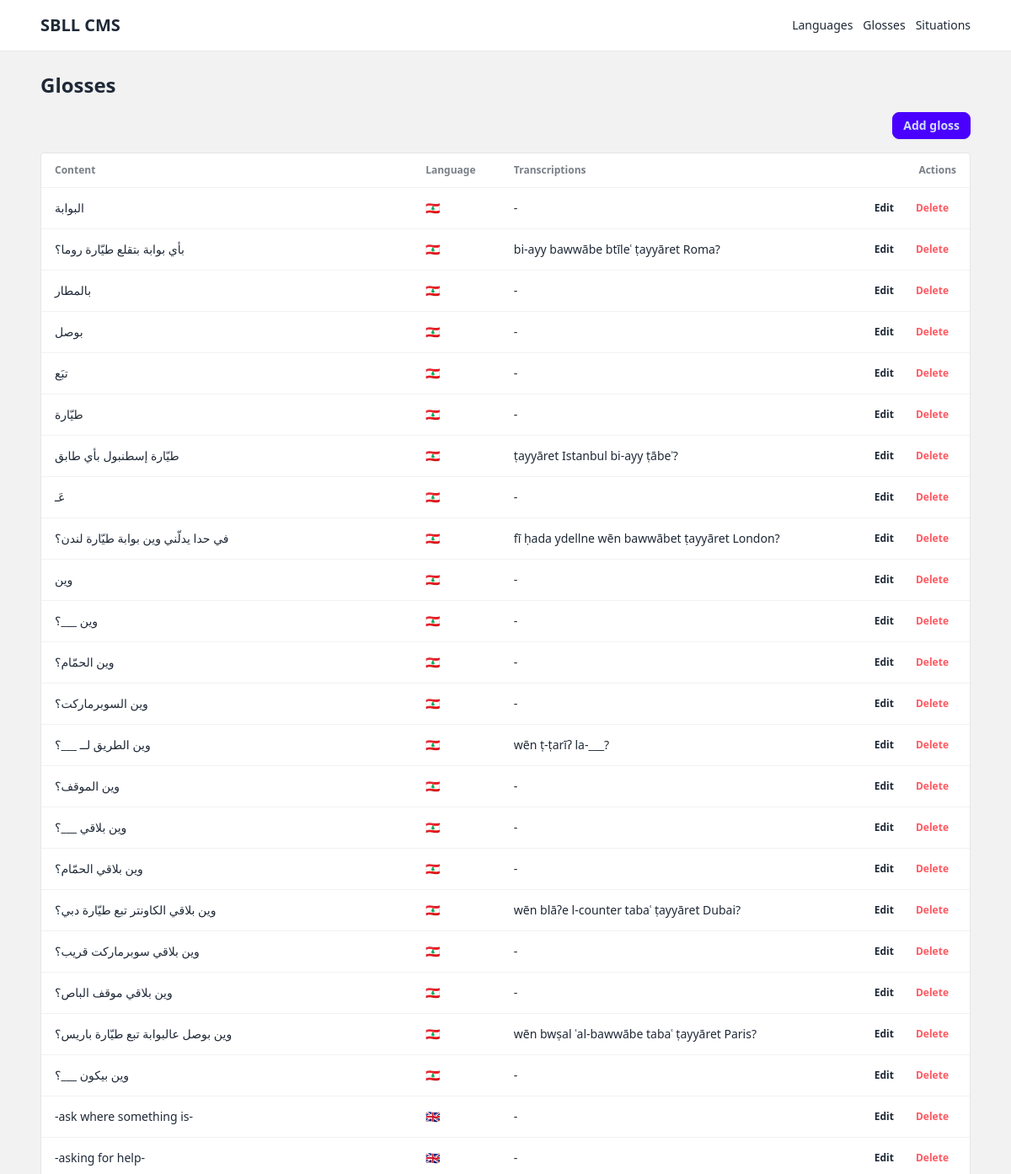
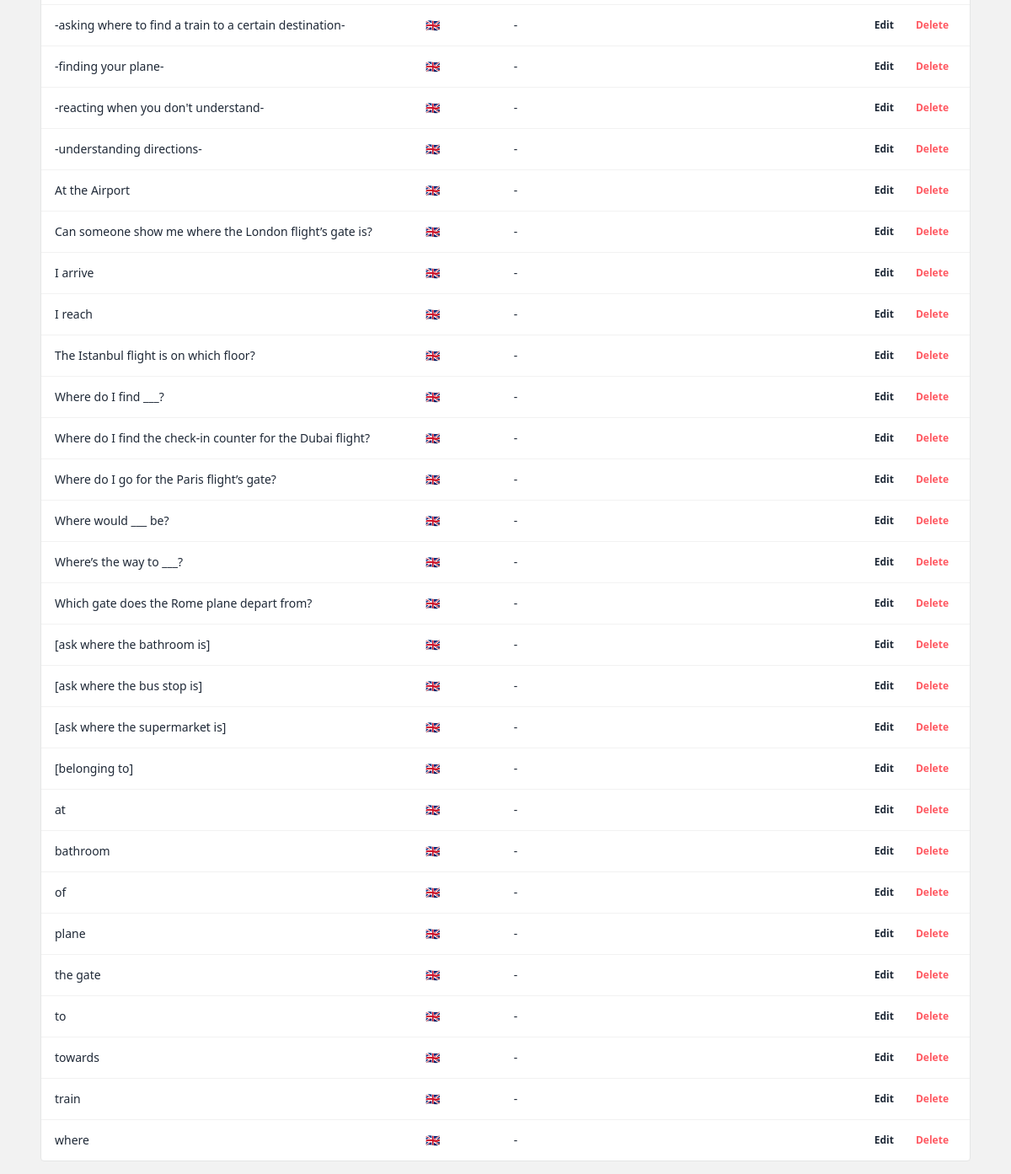
Page /glosses/ on the earlier database version (2 pictures, top to bottom).
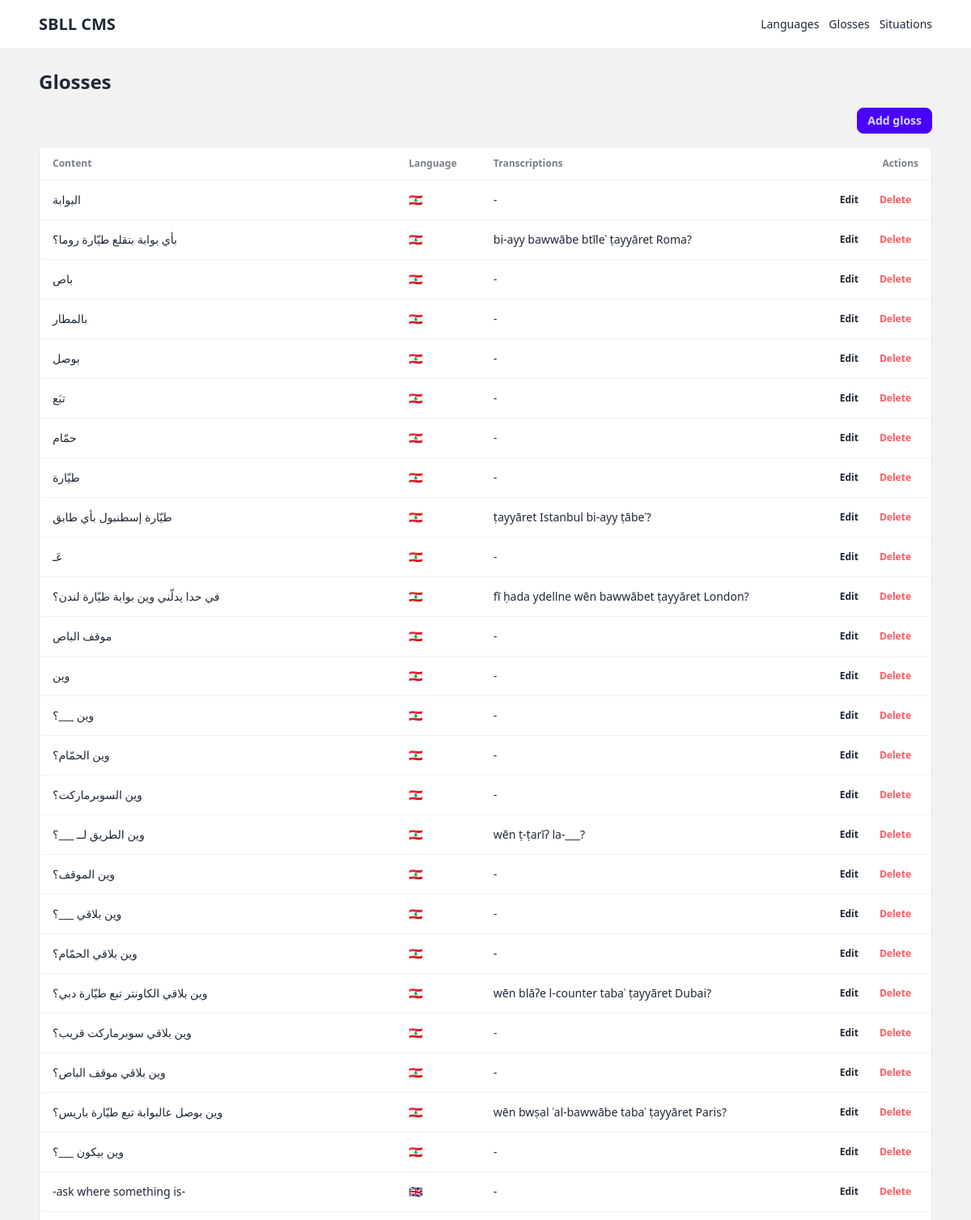
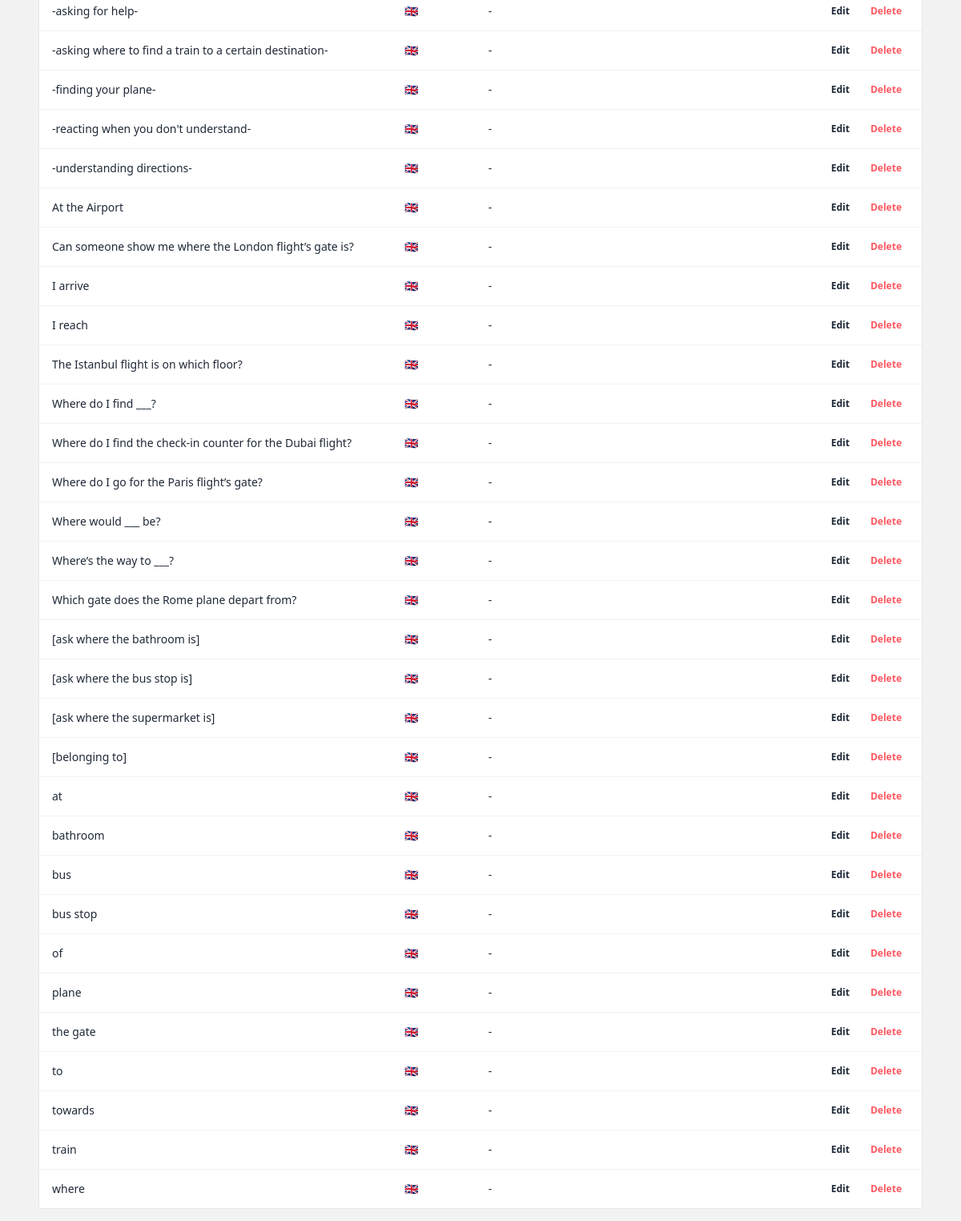
Same page on the later database version (2 pictures, top to bottom).
### cms/models/gloss.py (models this page shows, shortened)
class Gloss(models.Model):
    content = models.TextField()
    language = models.ForeignKey("Language", on_delete=models.CASCADE)
    transcriptions = models.JSONField(default=list)
    contains = models.ManyToManyField("self", related_name="contained_by", symmetrical=False, blank=True)
    near_synonyms = models.ManyToManyField("self", symmetrical=True, blank=True)
    near_homophones = models.ManyToManyField("self", symmetrical=True, blank=True)
    translations = models.ManyToManyField("self", symmetrical=True, blank=True)
    clarifies_usage = models.ManyToManyField("self", related_name="usage_of_clarified", symmetrical=False, blank=True)
    to_be_differentiated_from = models.ManyToManyField("self", symmetrical=True, blank=True)
    collocations = models.ManyToManyField("self", symmetrical=True, blank=True)
    class Meta:
        unique_together = ("content", "language")

### cms/models/language.py (models this page shows)
class Language(models.Model):
    iso = models.CharField(max_length=3, primary_key=True)
    name = models.CharField(max_length=128)
    short = models.CharField(max_length=50, null=True, blank=True)
    ai_note = models.TextField(blank=True)
    def __str__(self):
        return self.short or self.name

### cms/views/gloss/list.py (the view)
# urls.py: path("glosses/", views.gloss_list, name="gloss_list"),
def gloss_list(request):
    glosses = (
        Gloss.objects.select_related("language")
        .prefetch_related("translations", "near_synonyms")
        .order_by("language__iso", "content")
    )
    return render(request, "cms/gloss_list.html", {"glosses": glosses})

### cms/templates/cms/gloss_list.html (shortened to what this page needs)
{% extends "cms/base.html" %}
{% load lucide_tags %}
{% block content %}
<h1 class="text-2xl font-semibold mb-4">Glosses</h1>
<div class="flex justify-end mb-4">
  <a href="{% url 'gloss_create' %}" class="btn btn-primary btn-sm flex items-center gap-2">
    <span>Add gloss</span>
  </a>
</div>
<div class="overflow-x-auto bg-base-100 border border-base-300 rounded">
  <table class="table">
    <thead>
      <tr>
        <th>Content</th>
        <th>Language</th>
        <th>Transcriptions</th>
        <th class="text-right">Actions</th>
      </tr>
    </thead>
    <tbody>
      {% for gloss in glosses %}
      <tr>
        <td class="max-w-sm">{{ gloss.content }}</td>
        <td>{{ gloss.language }}</td>
        <td>{{ gloss.transcriptions|join:", "|default:"-" }}</td>
        <td class="text-right">
          <div class="flex justify-end gap-2">
            <a href="{% url 'gloss_update' gloss.id %}" class="btn btn-ghost btn-xs gap-1">
              {% lucide "pencil" class="w-4 h-4" %} Edit
            </a>
            <a href="{% url 'gloss_delete' gloss.id %}" class="btn btn-ghost btn-xs text-error gap-1">
              {% lucide "trash" class="w-4 h-4" %} Delete
            </a>
          </div>
        </td>
      </tr>
      {% empty %}
      <tr><td colspan="4" class="text-center text-light">No glosses yet.</td></tr>
      {% endfor %}
    </tbody>
  </table>
</div>
{% endblock %}

### cms/templates/cms/base.html (shortened to what this page needs)
{% load lucide_tags %}
{% load static %}
<!doctype html>
<html lang="en">
<head>
  <script src="https://cdn.tailwindcss.com"></script>
  <link href="https://cdn.jsdelivr.net/npm/daisyui@4.12.10/dist/full.min.css" rel="stylesheet" />
</head>
<body class="bg-base-200 min-h-screen text-base">
  <header class="bg-base-100 border-b border-base-300">
    <div class="max-w-6xl mx-auto px-6 py-4 flex items-center gap-3">
      <a href="{% url 'home' %}" class="flex items-center gap-2 text-xl font-semibold">
        <span>SBLL CMS</span>
      </a>
      <nav class="flex items-center gap-3 ml-auto text-sm">
        <a href="{% url 'language_list' %}" class="link link-hover">Languages</a>
        <a href="{% url 'gloss_list' %}" class="link link-hover">Glosses</a>
        <a href="{% url 'situation_list' %}" class="link link-hover">Situations</a>
      </nav>
    </div>
  </header>
  <main class="max-w-6xl mx-auto px-6 py-6">
    {% block content %}{% endblock %}
  </main>
</body>
</html>

Differences in the rows shown:
added Gloss: content "باص", language "🇱🇧", transcriptions "-"
added Gloss: content "حمّام", language "🇱🇧", transcriptions "-"
added Gloss: content "موقف الباص", language "🇱🇧", transcriptions "-"
added Gloss: content "bus", language "🇬🇧", transcriptions "-"
added Gloss: content "bus stop", language "🇬🇧", transcriptions "-"
